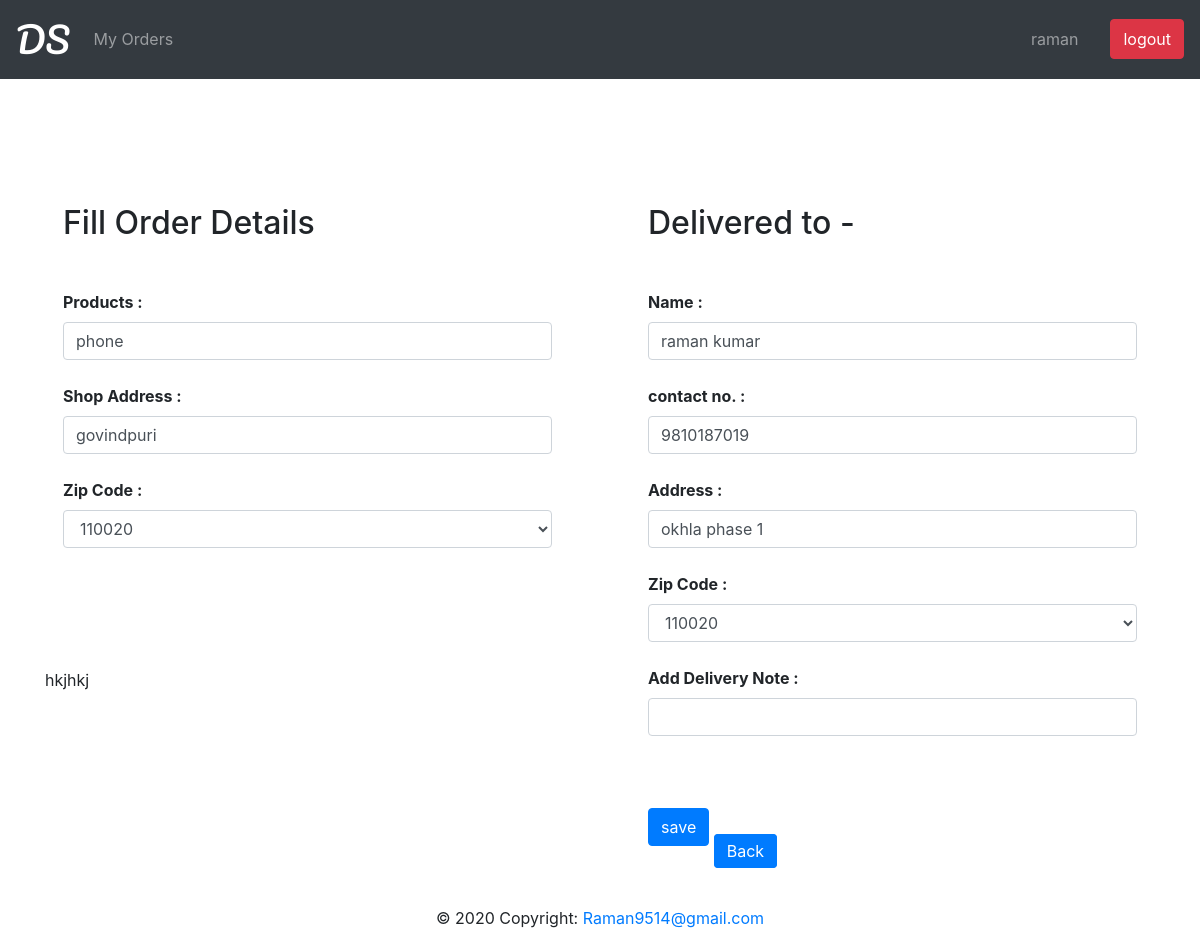
The app's page /order/editorder/5 (signed in) with its own data.
### order/models.py (models this page shows)
class Order(models.Model):
    user_id= models.ForeignKey(User,on_delete=models.CASCADE)
    u_name = models.CharField(max_length=50)
    u_phone_no = models.CharField(max_length=10)
    u_delivery_address = models.CharField(max_length=350)
    u_pincode=models.CharField(max_length=6)
    u_delivery_note = models.CharField(max_length=300 , blank=True)
    product_list = models.CharField(max_length=350)
    shop_address = models.CharField(max_length=350 )
    shop_pincode = models.CharField(max_length=6)
    order_date = models.DateTimeField(auto_now_add=True )
    order_pending = models.BooleanField(default=True)
    order_picked = models.BooleanField(default=False)
    order_delivered = models.BooleanField(default=False)
    order_cancelled = models.BooleanField(default=False)
    delivery_staff = models.CharField(max_length=20 , default="null" )

### order/views.py (the view)
# urls.py: path('editorder/<int:id>',views.editorder,name='editorder'),
def editorder(request,id):
    if request.user.is_authenticated:
        if request.method == 'POST':
            obj=Order.objects.get(pk=id)
            fm=OrderForm(request.POST,instance=obj)
            if fm.is_valid():
                fm.save()
        else:
            obj=Order.objects.get(pk=id)
            fm=OrderForm(instance=obj)
        return render(request,'editorder.html',{"form":fm})

### templates/editorder.html (shortened to what this page needs)
{% extends "basic.html" %}
{% block content %}
<div class="container col-lg-12">
<div class="container rounded col-lg-6 border-lg mt-1 mb-5 p-5 float-left ">
  <h2 class="mb-5 " >Fill Order Details</h2>
 <form method="post" >
  {% for fm in form %}
    {% if fm == form.u_name %}
  </div>
    <div class="container rounded border-lg mt-1 mb-1 p-5 col-lg-6 float-right" >
      <h2 class="mb-5 " >Delivered to -</h2>
    {% endif %}
     <b>{{fm.label_tag}}</b><br>
    {{fm}}<br>
    {% endfor %}
    <input type="submit" name="submit" value="save" class="btn btn-primary mb-5 d-inline " >
    <a href="{% url 'myorder'%}" class="btn btn-primary mb-5  d-inline ">Back</a>
</div>
</div>
<div class="container  " style="position: relative;">
   hkjhkj
</div>
{% endblock content %}

### templates/basic.html (shortened to what this page needs)
<!DOCTYPE html>
<html>
<head>
  <link rel="stylesheet" href="https://maxcdn.bootstrapcdn.com/bootstrap/4.4.1/css/bootstrap.min.css">
  <link rel="stylesheet" href="https://maxcdn.bootstrapcdn.com/bootstrap/4.5.0/css/bootstrap.min.css">
</head>
<body>
 <nav class="navbar navbar-expand-sm bg-dark navbar-dark fixed-top">
  <a class="navbar-brand" id='logo' href="{% url 'index'%}">DS</a>
  <ul class="navbar-nav  ">
    {% if user.is_authenticated %}
    <li class="nav-item">
      <a class="nav-link" href="{% url 'myorder'%}">My Orders</a>
    </li>
   {% endif %}
  </ul>
   <div class="collapse navbar-collapse justify-content-end">
    <ul class="navbar-nav  ">
      <li class="nav-right mr-4">
        <a  class="nav-link " href="{% url 'profile' %}">{{user.first_name|default:'Guest'}}</a>
      </li>
      {% if user.is_authenticated %}
      <button type="button" class="btn btn-danger"  onclick="window.location.href='{% url "logout" %}'">logout</button>
      {% endif %}
    </ul>
   </div>
</nav>
<div class="container-fluid mb-5" style="margin-top:80px">
   <br>
</div>
{% block content %}
 {% endblock %}
 <footer class="page-footer font-small blue fixed-bottom">
  <div class="footer-copyright text-center py-3">© 2020 Copyright:
    <a href="#">Raman9514@gmail.com</a>
  </div>
</footer>
</body>
</html>

### templates/basic.html (style rules this page uses)
#logo { font-family:'Pacifico', cursive; font-size: 35px; color: white; }

### records on screen
Order: form "phone" "govindpuri" "110020" "raman kumar" "9810187019" "okhla phase 1" "110020"

### other values on screen
{{ user.first_name|default:'Guest' }} "raman"
{{ fm.label_tag }} "Products :" "Shop Address :" "Zip Code :" "Name :" "contact no. :" "Address :" "Zip Code :" "Add Delivery Note :"
